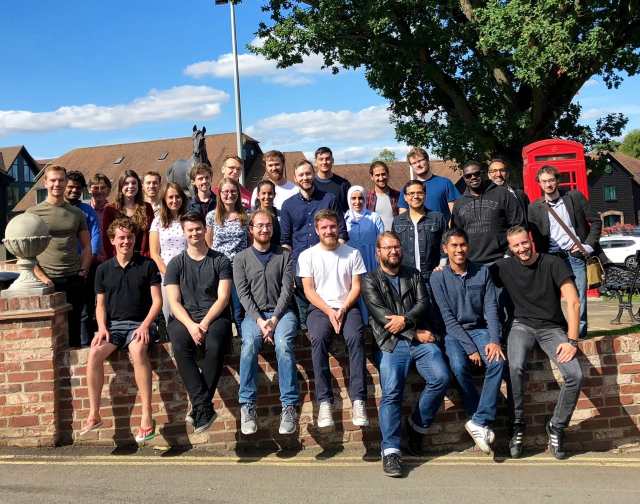
#> input picture fig/fig_me/DISCnet2018.jpg, 1280 x 1008 px (shown at 1/2 size); its folder holds 4 pictures in this run
$ python resize_img.py
#> lines starting #> are read from the running program, lines starting #| are printed output that depends on the picture
from PIL import Image
from glob import glob
import numpy as np, os

max_h = 200
try:
    os.system('rm *_small*')
except:
    pass

arr_img = glob('*.jpg')

for img_name in arr_img:
    img = Image.open(img_name)
#> img is the input picture: PIL image 1280x1008 RGB; mean R, G, B 103.6, 103.4, 105.1
    h, w, c = np.shape(img)
#> h = 1008; w = 1280; c = 3

    max_w = int(max_h*w/h)
#> max_w = 253

    print(img_name+'\n', h, w, '\t-->\t', max_h, max_w)
#| DISCnet2018.jpg
#|  1008 1280 	-->	 200 253

    img_small = img.resize((max_w, max_h))
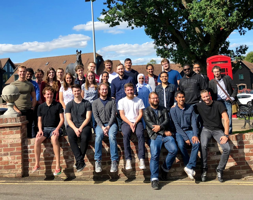
#> img_small: PIL image 253x200 RGB; mean R, G, B 103.6, 103.4, 105.1

    new_img_name = img_name[:img_name.rfind('.jpg')]+'_small.jpg'
    img_small.save(new_img_name)
#> pass 2 of the loop `for img_name in arr_img:`:
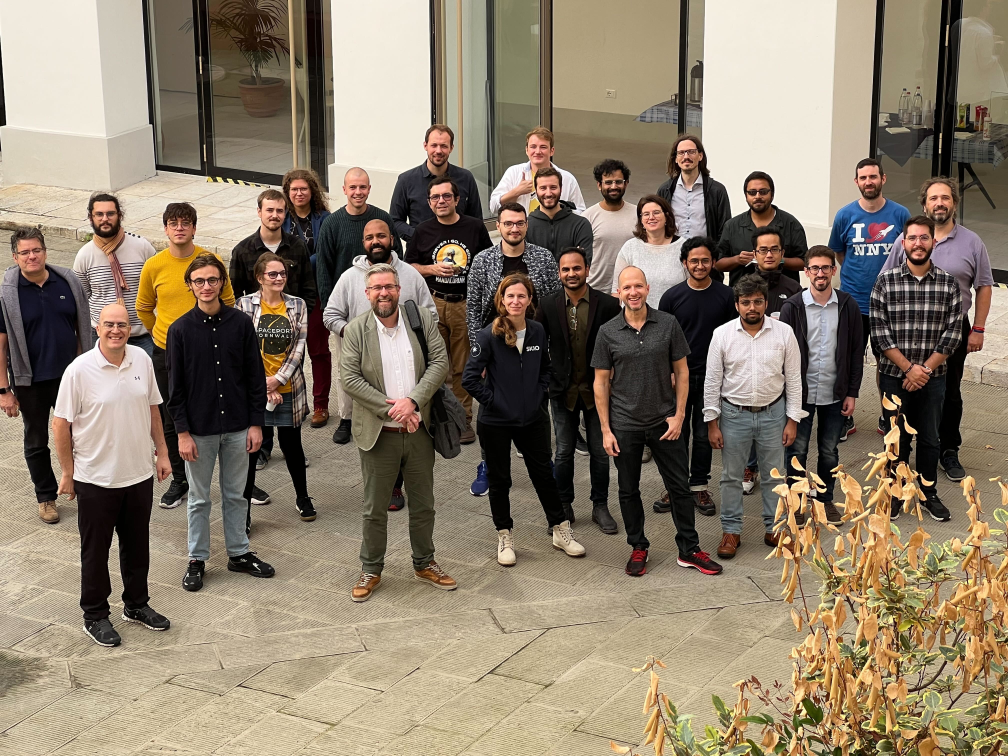
#> input picture fig/fig_me/SKA_EoRCD_SWG_Pisa260922.jpg, 4032 x 3024 px (shown at 1/4 size)
#> img is the input picture: PIL image 4032x3024 RGB; mean R, G, B 139.6, 125.4, 106.8
#| SKA_EoRCD_SWG_Pisa260922.jpg
#|  3024 4032 	-->	 200 266
#> `img_small = img.resize((max_w, max_h))`:
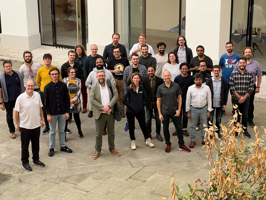
#> img_small: PIL image 266x200 RGB; mean R, G, B 139.6, 125.5, 106.8
#> pass 3 of the loop `for img_name in arr_img:`:
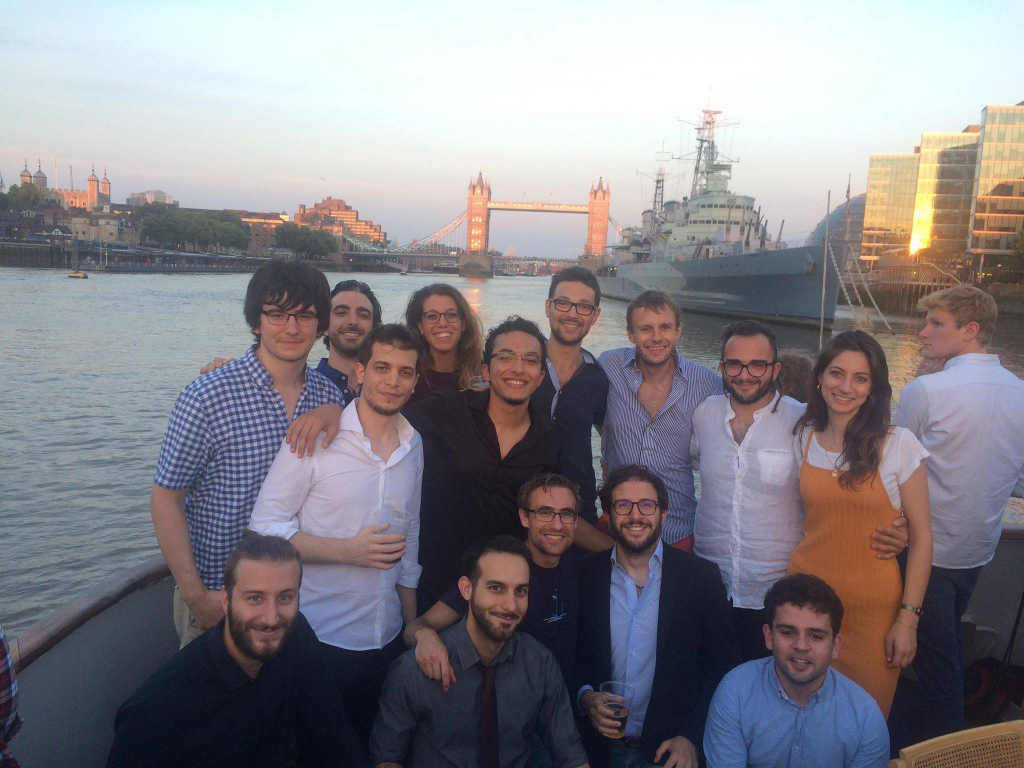
#> input picture fig/fig_me/STFCml_london.jpg, 2048 x 1536 px (shown at 1/2 size)
#> img is the input picture: PIL image 2048x1536 RGB; mean R, G, B 134.2, 130.5, 136.3
#| STFCml_london.jpg
#|  1536 2048 	-->	 200 266
#> `img_small = img.resize((max_w, max_h))`:
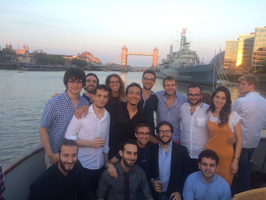
#> img_small: PIL image 266x200 RGB; mean R, G, B 134.2, 130.5, 136.3
print('done')
